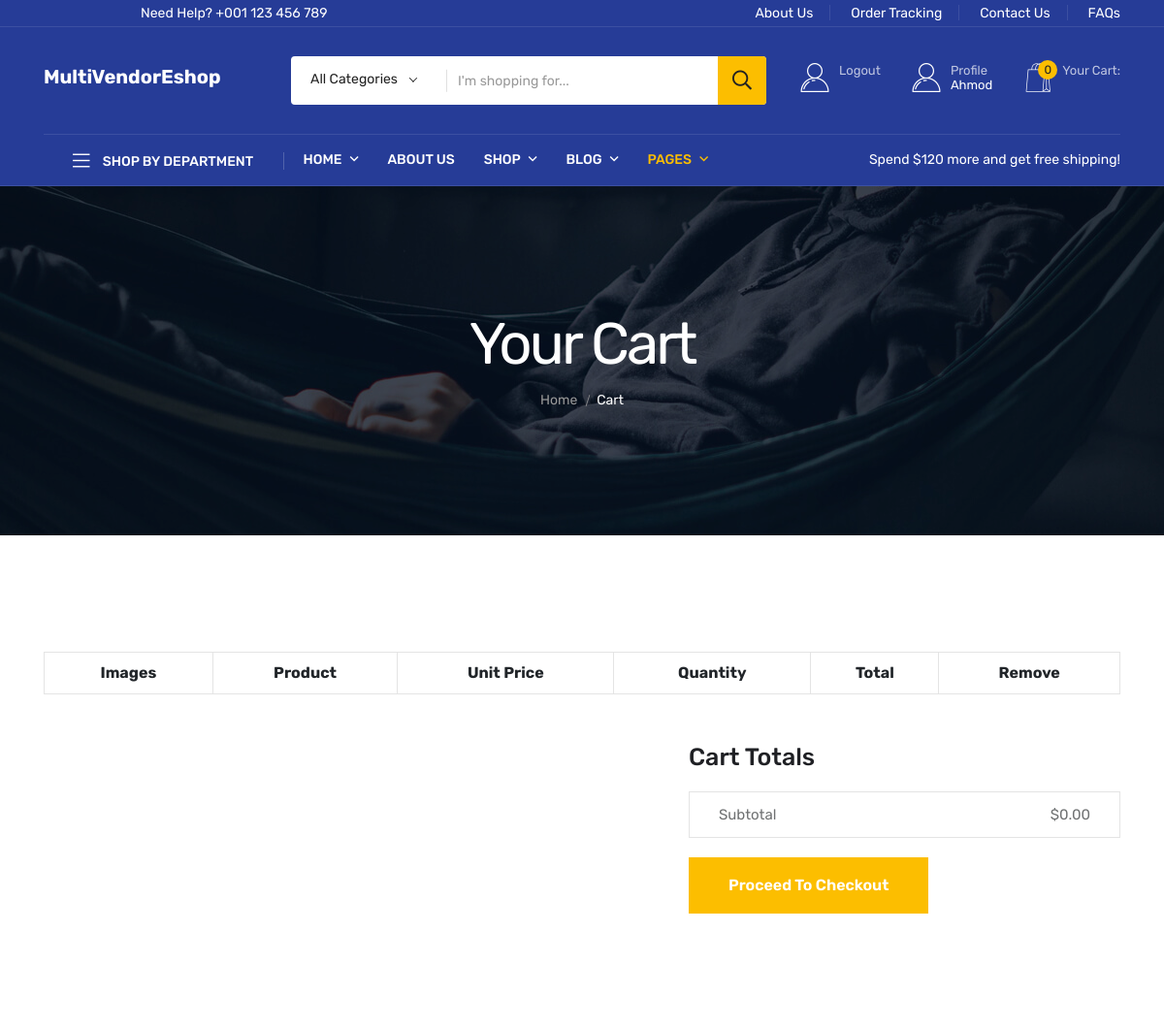
Page /show-cart/ (signed in, upper part) on the earlier database version.
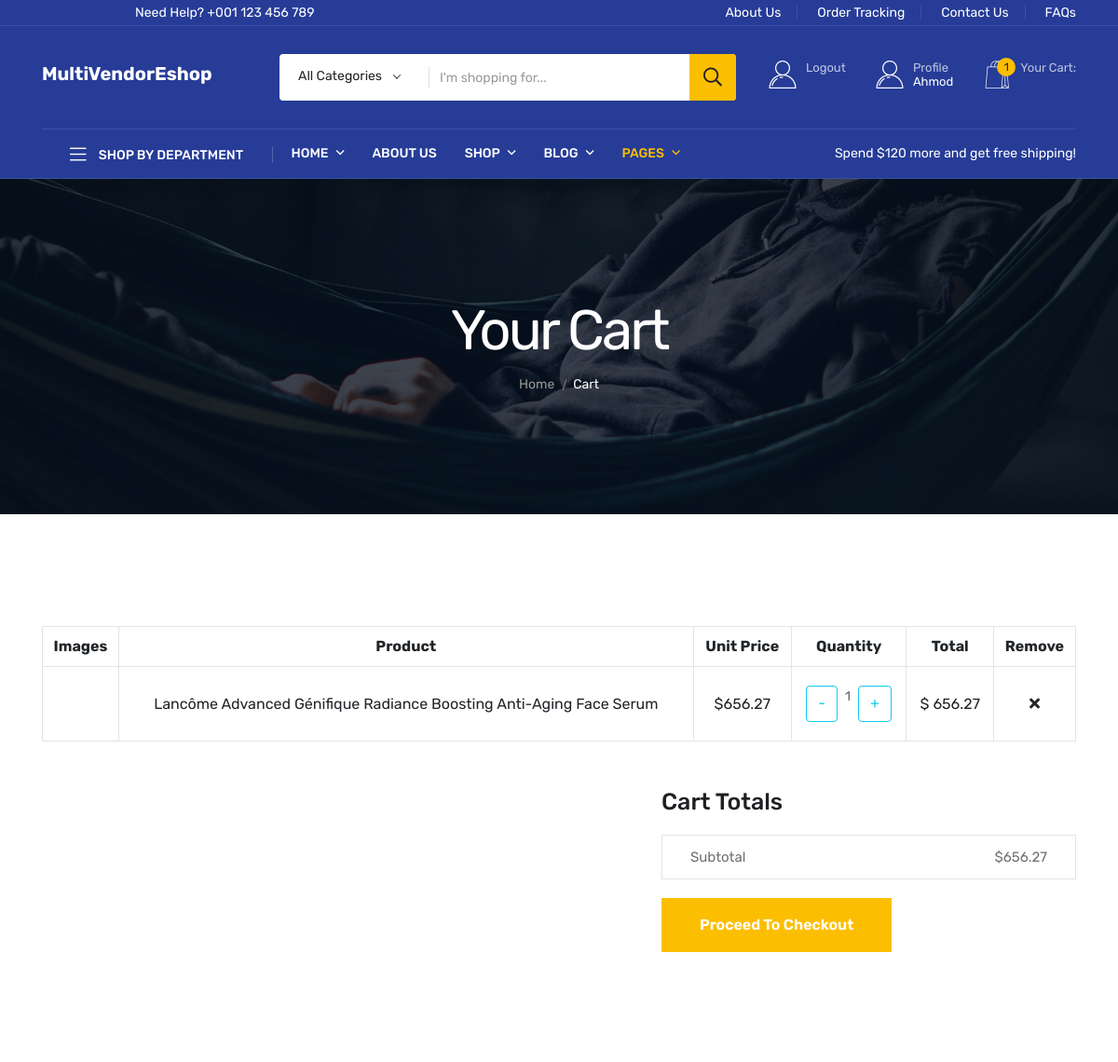
Same page on the later database version.
### products/models.py (models this page shows, shortened)
class Cart(models.Model):
    user = models.ForeignKey(
        "accounts.CustomUser",
        on_delete=models.CASCADE,
        related_name="customer_with_product_in_cart",
    )
    product = models.ForeignKey(Product, on_delete=models.CASCADE)
    quantity = models.IntegerField(default=1)
    shipping_address = models.ForeignKey(CustomerAddress, on_delete=models.CASCADE, null=True, blank=True)
    cupon_applaied = models.BooleanField(default=False)
    cupon_code = models.ForeignKey(
        CuponCodeGenaration,
        on_delete=models.CASCADE,
        null=True,
        blank=True,
        default=None,
    )
    last_updated = models.DateTimeField(auto_now_add=True)
    @property
    def total_product_price(self):
        price = self.product.discounted_price * self.quantity
        return price
    @classmethod
    def subtotal_product_price(cls, user):
        carts = Cart.objects.filter(user=user)
        subtotal_price = 0.00
        if carts:
            subtotal_price = sum(cart.total_product_price for cart in carts)
        if carts:
            cart_item = carts[0]
            if cart_item.cupon_applaied:
                subtotal_price = subtotal_price - (
                    cart_item.cupon_code.discoun_parcent * subtotal_price / 100
                )
        return subtotal_price

class Product(models.Model):
    from Vendors.models import VendorStore
    title = models.CharField(max_length=300)
    slug = models.SlugField(unique=True, blank=True, max_length=250)
    regular_price = models.PositiveIntegerField()
    stoc = models.PositiveIntegerField(default=10, verbose_name="Available in Stock")
    out_of_stoc = models.BooleanField(default=False)
    discounted_parcent = models.PositiveIntegerField()
    description = RichTextField(max_length=2000)
    modle = models.CharField(max_length=50)
    categories = models.ForeignKey(Categories, on_delete=models.DO_NOTHING)
    tag = models.CharField(max_length=50, help_text="Enter your tag coma separated")
    vendor_stores = models.ForeignKey(VendorStore, on_delete=models.CASCADE, null=True, blank=True)
    details_description = RichTextField(max_length=5000,
        help_text="Details product description display in the bottom of the product Page. It's help buyer to make deceion on your product")
    created_at = models.DateTimeField(auto_now_add=True)
    @property
    def discounted_price(self):
        price = (
            self.regular_price - (self.regular_price * self.discounted_parcent) / 100
        )
        return price

### products/views.py (the view)
# urls.py: path('show-cart/', views.show_cart, name='show_cart'),
@login_required(login_url="user_login")
def show_cart(request):
    carts = Cart.objects.filter(user=request.user)
    industry = Industry.objects.all()
    sub_total = 0.00
    if carts:
        sub_total = Cart.subtotal_product_price(user=request.user)
    context = {
        "carts": carts,
        "sub_total": format(sub_total, '.2f'),
        'industry':industry
        }
    return render(request, "products/cart.html", context)

### products/models.py (called while the page is built)
    def __str__(self):
        return self.name

### templates/products/cart.html (shortened to what the changed rows need)
{% extends "baseFiles/base.html" %}
{% load static %}
{% block bodycontent %}
<main>
    <section class="cart-area pt-120 pb-120">
        <div class="container">
           <div class="row">
              <div class="col-12">
                    <form action="#">
                       <div class="table-content table-responsive">
                          <table class="table">
                                <thead>
                                   <tr>
                                      <th class="product-thumbnail">Images</th>
                                      <th class="cart-product-name">Product</th>
                                      <th class="product-price">Unit Price</th>
                                      <th class="product-quantity">Quantity</th>
                                      <th class="product-subtotal">Total</th>
                                      <th class="product-remove">Remove</th>
                                   </tr>
                                </thead>
                                <tbody>
                                    {% if carts %}
                                    {% for product in carts %}
                                   <tr>
                                      <td class="product-thumbnail"><a href="#"><img src="{{product.product.productimage_set.first.image}}" alt=""></a></td>
                                      <td class="product-name"><a href="#">{{product.product.title}}</a></td>
                                      <td class="product-price"><span class="amount">${{product.product.discounted_price}}</span></td>
                                      <td class="product-quantity">
                                            <div class="d-inline-flex">
                                                <div class='btn btn-outline-info minus' onclick="change_cart_quantity('{{product.id}}',2)">-</div>
                                                <p class="mx-2 cart-quantity" id="product-quantity-{{product.id}}" >{{product.quantity}}</p>
                                                <div class="btn btn-outline-info plus-{{product.id}}" onclick="change_cart_quantity('{{product.id}}',1)">+</div>
                                            </div>
                                      </td>
                                      <td class="product-subtotal"><span class="amount" id='total_product_price-{{product.id}}'>$ {{product.total_product_price | floatformat:2}}</span></td>
                                      <td class="product-remove"><a href="#" onclick="change_cart_quantity('{{product.id}}',0)"><i class="fa fa-times"></i></a></td>
                                   </tr>
                                   {% endfor %}
                                   {% endif %}
                                </tbody>
                          </table>
                       </div>
                       <div class="row justify-content-end">
                          <div class="col-md-5">
                                <div class="cart-page-total">
                                   <h2>Cart totals</h2>
                                   <ul class="mb-20">
                                      <li>Subtotal <span id='sub_total_price'>${{sub_total | floatformat:2}}</span></li>
                                   </ul>
                                </div>
                          </div>
                       </div>
                    </form>
              </div>
           </div>
        </div>
     </section>
</main>
{% endblock bodycontent %}

### templates/baseFiles/base.html (shortened to what the changed rows need)
{% load static %}
<!DOCTYPE html>
<html class="no-js" lang="zxx">
  <head>
    <link rel="stylesheet" href="{% static 'assets/css/preloader.css' %}" />
    <link rel="stylesheet" href="{% static 'assets/css/bootstrap.css' %}" />
    <link rel="stylesheet" href="{% static 'assets/css/meanmenu.css' %}" />
    <link rel="stylesheet" href="{% static 'assets/css/animate.css' %}" />
    <link rel="stylesheet" href="{% static 'assets/css/owl-carousel.css' %}" />
    <link rel="stylesheet" href="{% static 'assets/css/swiper-bundle.css' %}" />
    <link rel="stylesheet" href="{% static 'assets/css/backtotop.css' %}" />
    <link
      rel="stylesheet"
      href="{% static 'assets/css/ui-range-slider.css' %}"
    />
    <link
      rel="stylesheet"
      href="{% static 'assets/css/magnific-popup.css' %}"
    />
    <link rel="stylesheet" href="{% static 'assets/css/nice-select.css' %}" />
    <link rel="stylesheet" href="{% static 'assets/flaticon/flaticon.css' %}" />
    <link
      rel="stylesheet"
      href="{% static 'assets/css/font-awesome-pro.css' %}"
    />
    <link rel="stylesheet" href="{% static 'assets/css/default.css' %}" />
    <link rel="stylesheet" href="{% static 'assets/css/style.css' %}" />
  </head>
  <body>
    <header class="header d-blue-bg">
      <div class="header-mid">
        <div class="container">
          <div class="heade-mid-inner">
            <div class="row align-items-center">
              <div class="col-xl-4 col-lg-5 col-md-8 col-sm-8">
                <div class="header-action">
                  {% if request.user.is_authenticated %}
                  <div class="block-userlink">
                    <a class="icon-link" href="{% url 'user_logout' %}">
                      <i class="flaticon-user"></i>
                      <span class="text">
                        <span class="sub">Logout </span>
                      </span>
                    </a>
                  </div>
                  <div class="block-userlink">
                    <a class="icon-link" href="{% url 'user_profile' %}">
                      <i class="flaticon-user"></i>
                      <span class="text">
                        <span class="sub">Profile</span>
                        {{request.user.first_name}}
                      </span>
                    </a>
                  </div>
                  <div class="block-cart action">
                    <a class="icon-link" href="{% url 'show_cart' %}">
                      <i class="flaticon-shopping-bag"></i>
                      <span class="count">{{carts.count}}</span>
                      <span class="text">
                        <span class="sub">Your Cart:</span>
                      </span>
                    </a>
                  </div>
                  {% endif %}
                </div>
              </div>
            </div>
          </div>
        </div>
      </div>
    </header>
    <main>{% block bodycontent %} {% endblock bodycontent %}</main>
  </body>
</html>

Differences in the rows shown:
added Cart: product "Lancôme Advanced Génifique Radiance Boosting Anti-Aging Face Serum", product.discounted_price "656.27", quantity "1", total_product_price "656.27"
Other differences:
{{ carts.count }}: "0" → "1"
{{ sub_total | floatformat:2 }}: "0.00" → "656.27"
